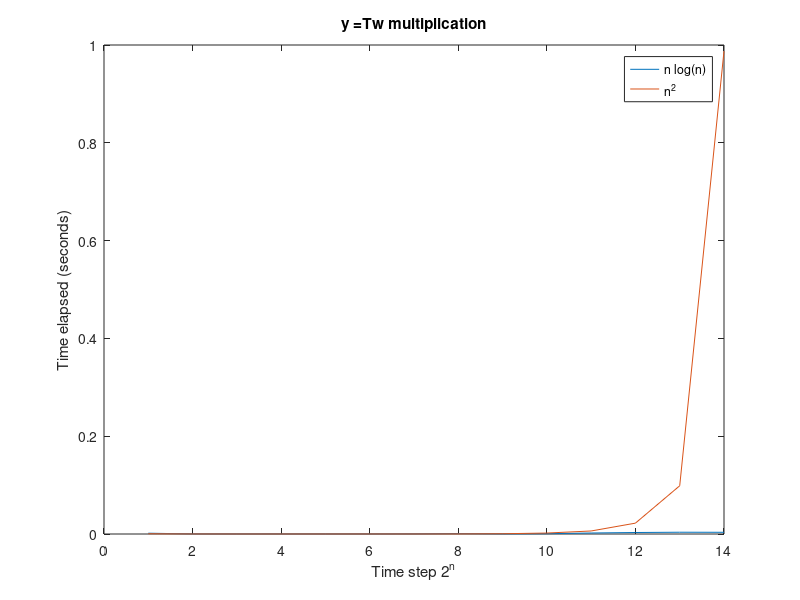
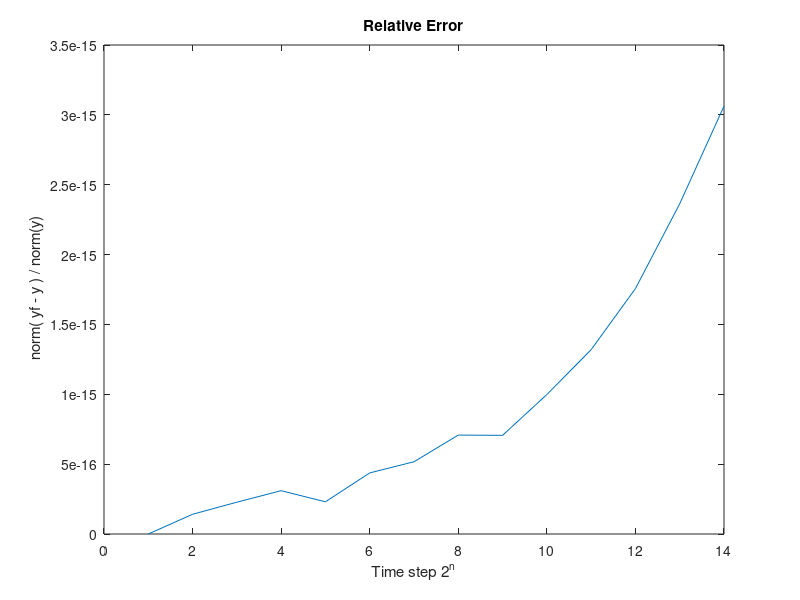

Recreate these plots in MATLAB, in order.
%% Clean-up
clear all;
close all;
clc;

k = 14;

time = zeros(k,2);
error = zeros(k,1);

for i=1:k
    % Define n and m  (m <= n)
    n=2^i;
    m=2^(i-1);
    
    % Define input vectors
    u = randn (n, 1);
    w = randn (m, 1);
    
    a =  u(m:n);
    b =  u(m:-1:1);
    
    % Toeplitz matrix-vector Fast Multiplication nlog(n) complexity
    tic
    
    n = length(a);
    c = [a; 0; fliplr(b(2:end).').'];
    p = ifft( fft(c) .* fft([w; zeros(n,1)]));
    yf = p(1:n);
    
    time(i,1) = toc;

    
    % Product n^2 complexity
    tic
    
    T = toeplitz ( a, b); % large memory
    y = T * w;
    
    time(i,2) = toc;
    
    
    error(i) = norm ( yf - y ) / norm(y);        
end

fprintf('Error: '); display(error);
fprintf('Time: '); display(time');

figure(1);
plot(time);
xlabel( 'Time step 2^n' );  
ylabel( 'Time elapsed (seconds)' );
title( 'y =Tw multiplication' );
legend( { 'n log(n)', 'n^2' } )

figure(2);
plot(error);
xlabel( 'Time step 2^n' );  
ylabel( ' norm( yf - y ) / norm(y)' );
title( 'Relative Error' );